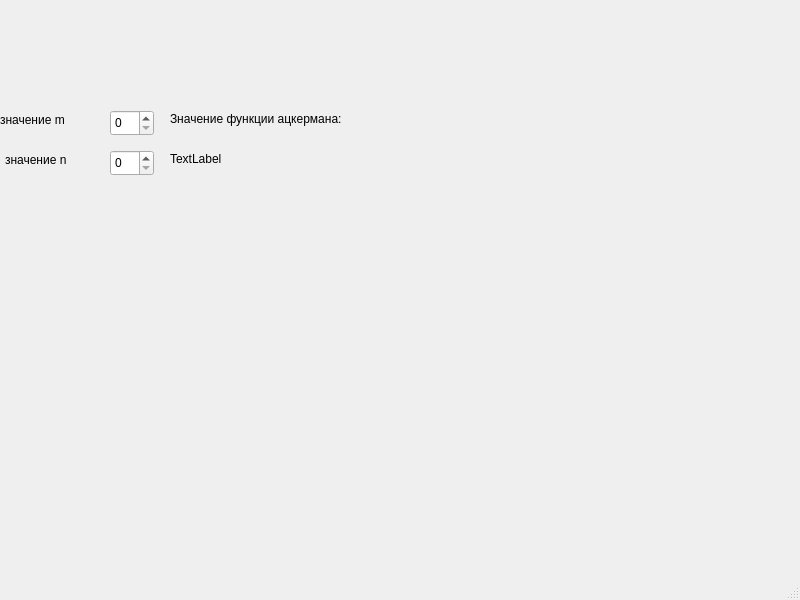
<?xml version="1.0" encoding="UTF-8"?>
<ui version="4.0">
 <class>MainWindow</class>
 <widget class="QMainWindow" name="MainWindow">
  <property name="geometry">
   <rect>
    <x>0</x>
    <y>0</y>
    <width>800</width>
    <height>600</height>
   </rect>
  </property>
  <property name="windowTitle">
   <string>MainWindow</string>
  </property>
  <widget class="QWidget" name="centralwidget">
   <widget class="QSpinBox" name="spinBox">
    <property name="geometry">
     <rect>
      <x>110</x>
      <y>110</y>
      <width>44</width>
      <height>26</height>
     </rect>
    </property>
   </widget>
   <widget class="QSpinBox" name="spinBox_2">
    <property name="geometry">
     <rect>
      <x>110</x>
      <y>150</y>
      <width>44</width>
      <height>26</height>
     </rect>
    </property>
   </widget>
   <widget class="QLabel" name="label">
    <property name="geometry">
     <rect>
      <x>170</x>
      <y>110</y>
      <width>221</width>
      <height>17</height>
     </rect>
    </property>
    <property name="text">
     <string>Значение функции ацкермана:</string>
    </property>
   </widget>
   <widget class="QLabel" name="label_2">
    <property name="geometry">
     <rect>
      <x>170</x>
      <y>150</y>
      <width>181</width>
      <height>17</height>
     </rect>
    </property>
    <property name="text">
     <string>TextLabel</string>
    </property>
   </widget>
   <widget class="QLabel" name="label_3">
    <property name="geometry">
     <rect>
      <x>170</x>
      <y>140</y>
      <width>591</width>
      <height>401</height>
     </rect>
    </property>
    <property name="text">
     <string/>
    </property>
   </widget>
   <widget class="QLabel" name="label_4">
    <property name="geometry">
     <rect>
      <x>0</x>
      <y>110</y>
      <width>91</width>
      <height>20</height>
     </rect>
    </property>
    <property name="text">
     <string>значение m</string>
    </property>
   </widget>
   <widget class="QLabel" name="label_5">
    <property name="geometry">
     <rect>
      <x>5</x>
      <y>150</y>
      <width>81</width>
      <height>20</height>
     </rect>
    </property>
    <property name="text">
     <string>значение n</string>
    </property>
   </widget>
  </widget>
  <widget class="QMenuBar" name="menubar">
   <property name="geometry">
    <rect>
     <x>0</x>
     <y>0</y>
     <width>800</width>
     <height>22</height>
    </rect>
   </property>
  </widget>
  <widget class="QStatusBar" name="statusbar"/>
 </widget>
 <resources/>
 <connections/>
</ui>
